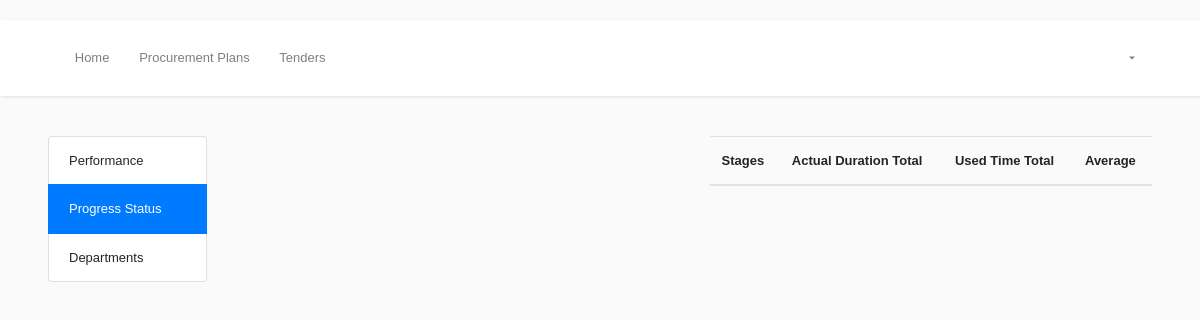
The page /overall/REG/progess/ on the database as committed earlier.
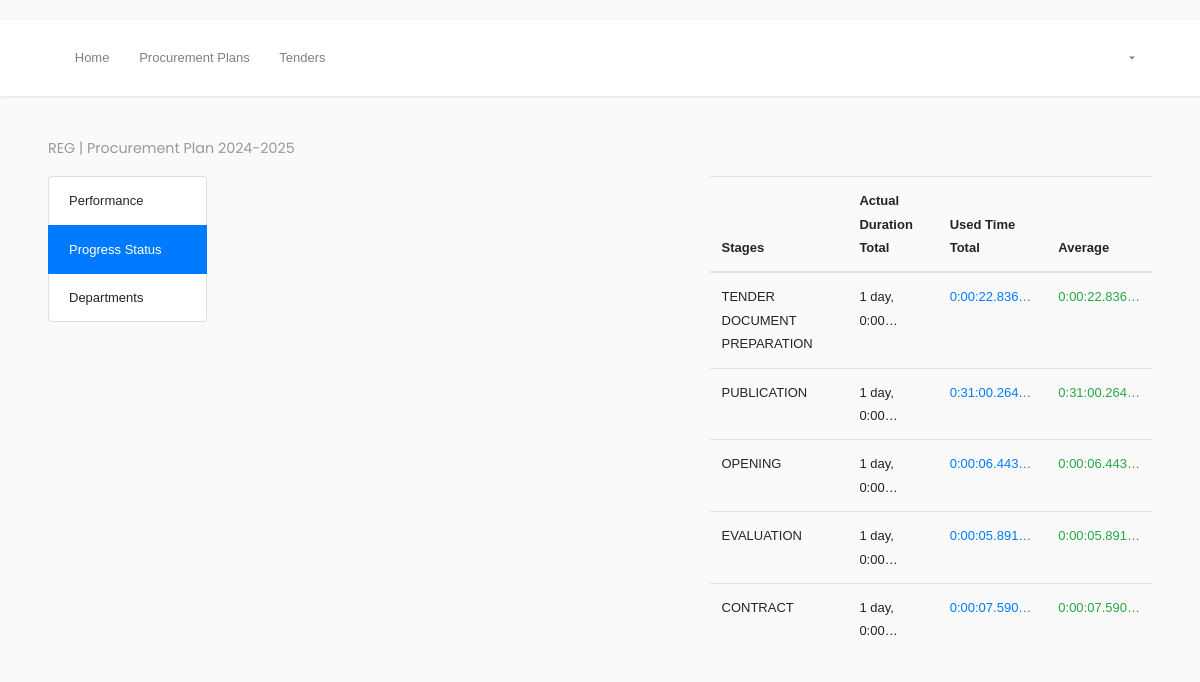
The same page on the database as committed later.
### monitoring_app/models.py (models this page shows, shortened)
class Procurement_doc(models.Model):
    company     = models.ForeignKey(Company, related_name='company_doc', on_delete=models.CASCADE)
    user        = models.ForeignKey(User, related_name="starter", on_delete=models.CASCADE)
    title       = models.CharField(max_length=250)
    files       = models.FileField(upload_to=upload_document_path)
    timestamp   = models.DateTimeField(auto_now_add=True)
    total_budget= models.IntegerField(default=0,null=True)
    def __str__(self):
        return self.title
    class meta:
        ordering = ['-timestamp']

class Company(models.Model):
    name = models.CharField(max_length=200)
    def __str__(self):
        return self.name

class Overall_stages(models.Model):
    procurement_doc = models.ForeignKey(Procurement_doc, related_name='over_stages_procurement', on_delete= models.CASCADE)
    stage           = models.ForeignKey(Stage, related_name="over_stage",on_delete = models.CASCADE)
    actual_duration_total   = models.DurationField(default=timedelta(days=0))
    used_time_total = models.DurationField(default=timedelta(days=0))
    plans_on_stage  = models.ManyToManyField(Tender, related_name='tenders_on_stage')
    republished_on_stage  = models.ManyToManyField(Tender_republished, related_name='tenders_on_stage')
    percent         = models.IntegerField(default=0)
    average         = models.DurationField(default=timedelta(days=0))

class Stage(models.Model):
    user            = models.ForeignKey(User, related_name="stage", on_delete=models.CASCADE)
    title           = models.CharField(max_length=500)
    number          = models.IntegerField()
    description     = CKEditor5Field(config_name='special')
    timestamp       = models.DateTimeField(auto_now_add=True)

### monitoring_app/views.py (the view)
# urls.py: re_path(r'^overall/REG/progess/$', reg_progress, name='reg_progress'),
def reg_progress(request):
    year_plan   = Procurement_doc.objects.filter(company__name="REG").first()
    all_stages  = Overall_stages.objects.filter(procurement_doc=year_plan)
    unworked_on = Tender.objects.filter(procurement_doc=year_plan, tenders_on_stage__isnull=True)
    stages = [['Stages','Tenders']]
    for ov_stage in all_stages:
        stage = [ov_stage.stage.title,ov_stage.plans_on_stage.count()]
        stages.append(stage)
    stages.append(['UNWORKED_ON',unworked_on.count()])
    content = {
        'year_plan':year_plan,
        'stages':stages
    }
    return render(request, 'overall/progress.html', content)

### Templates/overall/progress.html (shortened to what this page needs)
<!DOCTYPE html>
{% load static %}
{% load humanize %}
<html lang="en">
<head>
    {% include 'snippets/head.html' %}
</head>
<body>
    {% include 'snippets/navbar.html' %}
    <div class="px-5">
    {% if year_plan %}
        <p>
          <b><a href="{% url 'procurement_plans_list' %}" >{{year_plan.company}}</a> |
          <a href="{% url 'procurement_plan_detail' year_plan.pk %}" >{{year_plan}}</a></b>
        </p>
    {% endif %}
      <div class="row">
        <div class="col-lg-2">
          <div class="list-group" id="list-tab" role="tablist">
            <a class="list-group-item" href="{% url 'home' %}">
              Performance
            </a>
            <a class="list-group-item active" href="{% url 'progress' %}">
              Progress Status
            </a>
            <a class="list-group-item" href="{% url 'departments' %}">
              Departments
            </a>
          </div>
        </div>
        <div class="col-lg-5">
        </div>
        <div class="col-lg-5">
            <div class="tab-pane" id="list-home-progress" role="tabpanel">
                <table class="table">
                    <thead>
                      <tr>
                        <th scope="col">Stages</th>
                        <th scope="col">Actual Duration Total</th>
                        <th scope="col">Used Time Total</th>
                        <th scope="col">Average</th>
                      </tr>
                    </thead>
                    <tbody>
                    {% for stage in year_plan.over_stages_procurement.all %}
                      <tr>
                          <td><a href="{% url 'overall_stage_detail' year_plan.id stage.stage.pk %}">{{stage.stage.title}}</a></td>
                          <td>{{stage.actual_duration_total|truncatechars:12}}</td>
                          <td><span class="text-primary">{{stage.used_time_total|truncatechars:12}}</span></td>
                          <td><span class="text-success">{{stage.average|truncatechars:12}} </td>
                      </tr>
                    {% endfor %}
                    </tbody>
                </table>
            </div>
        </div>
      </div>
    </div>
</body>
</html>

### Templates/snippets/head.html (shortened to what this page needs)
{% load static %}
<link rel="stylesheet" type="text/css" href="{% static 'css/bootstrap.css' %}">
<link rel="stylesheet" type="text/css" href="{% static 'css/fonts.css' %}">
<link rel="stylesheet" type="text/css" href="{% static 'css/chat.css' %}">
<link rel="stylesheet" type="text/css" href="{% static 'css/style.css' %}">
<link rel="stylesheet" href="{% static 'fontawesome/css/fontawesome.css' %}">
<link rel="stylesheet" href="{% static 'fontawesome/css/brands.css' %}">
<link rel="stylesheet" href="{% static 'fontawesome/css/solid.css' %}">

### Templates/snippets/navbar.html (shortened to what this page needs)
{% load static %}
<nav class="navbar sticky-top navbar-expand-md bg-white navbar-light">
  <div class="container">
    <div class="collapse navbar-collapse" id="navbar">
    <ul class="navbar-nav mr-auto">
      <li class="nav-item">
        <a href="/" class="nav-link"><i class="fa fa-home"></i> Home</a>
      </li>
      {% if request.user.is_authenticated %}
        <li class="nav-item">
          <a href="{% url 'procurement_plans_list' %}" class="nav-link"><i class="fa fa-list"></i> Procurement Plans</a>
        </li>
        <li class="nav-item">
          <a href="{% url 'tenders' %}" class="nav-link"><i class="fa fa-list"></i> Tenders</a>
        </li>
        {% comment %} <li class="nav-item">
          <a href="{% url 'plan_search' %}" class="nav-link"><i class="fa fa-search"></i> search</a>
        </li> {% endcomment %}
        <li class="nav-item">
          <a href="{% url 'stage_creation' %}" class="nav-link"><i class="fa fa-table"></i> Stages</a>
        </li>
        <li class="nav-item">
          <a href="{% url 'create_method' %}" class="nav-link"><i class="fa fa-timeline"></i> Methods</a>
        </li>
        {% if request.user.is_staff %}
        <li class="nav-item">
          <a href="/admin" class="nav-link">Admin</a>
        </li>
        {% endif %}
      {% else %}
        <li class="nav-item">
          <a href="{% url 'all_plans' %}" class="nav-link"><i class="fa fa-list"></i> Procurement Plans</a>
        </li>
        <li class="nav-item">
          <a href="{% url 'tenders' %}" class="nav-link"><i class="fa fa-list"></i> Tenders</a>
        </li>
      {% endif %}
    </ul>
    </div>
    <ul class="nav navbar-nav navbar-md-right px-2">
      <li class="nav-item dropdown">
        <a class="nav-link dropdown-toggle" href="#" id="navbarDropdownMenuLink" role="button" data-toggle="dropdown" aria-haspopup="true" aria-expanded="false">
          <i class="fa fa-user-circle"></i>
        </a>
      </li>
    </ul>
  </div>
</nav>

### Static/css/chat.css (style rules this page uses)
body { margin-top:20px; }

### Static/css/style.css (style rules this page uses)
body { font-family: 'Poppins', sans-serif; background: #fafafa; }
p { font-family: 'Poppins', sans-serif; font-size: 1.1em; font-weight: 300; line-height: 1.7em; color: #999; }
a, a:hover, a:focus { color: inherit; text-decoration: none; transition: all 0.3s; }
.navbar { padding: 15px 10px; background: #fff; border: none; border-radius: 0; margin-bottom: 40px; box-shadow: 1px 1px 3px rgba(0, 0, 0, 0.1); }
.dropdown-toggle::after { display: block; position: absolute; top: 50%; right: 20px; transform: translateY(-50%); }

### Templates/snippets/head.html (style rules this page uses)
body { font: 16px Montserrat, sans-serif; line-height: 1.8; font-size: 13px; }

Rows that differ between the two databases and show on the page:
added Procurement_doc: company "REG", title "Procurement Plan 2024-2025"
added Overall_stages: stage "TENDER DOCUMENT PREPARATION", actual_duration_total "1 day, 0:00…", used_time_total "0:00:22.836…", average "0:00:22.836…"
added Overall_stages: stage "PUBLICATION", actual_duration_total "1 day, 0:00…", used_time_total "0:31:00.264…", average "0:31:00.264…"
added Overall_stages: stage "OPENING", actual_duration_total "1 day, 0:00…", used_time_total "0:00:06.443…", average "0:00:06.443…"
added Overall_stages: stage "EVALUATION", actual_duration_total "1 day, 0:00…", used_time_total "0:00:05.891…", average "0:00:05.891…"
added Overall_stages: stage "CONTRACT", actual_duration_total "1 day, 0:00…", used_time_total "0:00:07.590…", average "0:00:07.590…"
